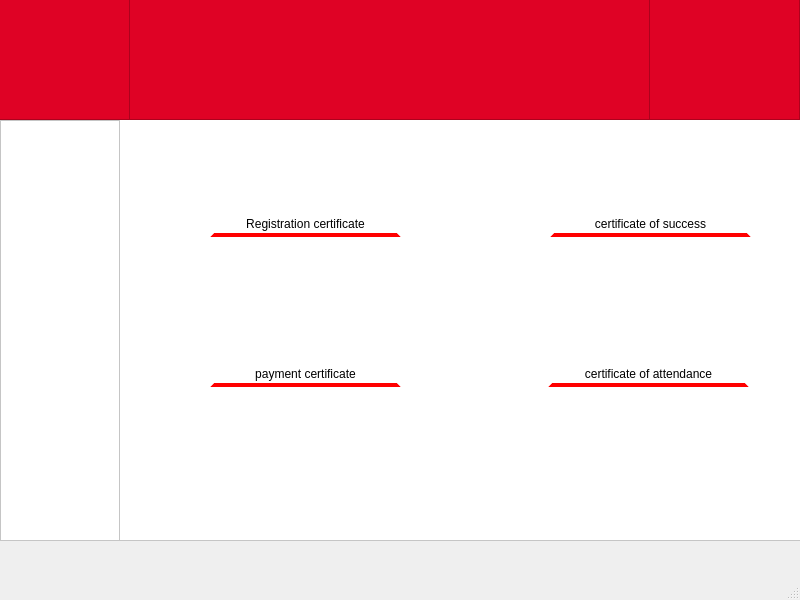
<?xml version="1.0" encoding="UTF-8"?>
<ui version="4.0">
 <class>MainWindow</class>
 <widget class="QMainWindow" name="MainWindow">
  <property name="geometry">
   <rect>
    <x>0</x>
    <y>0</y>
    <width>800</width>
    <height>600</height>
   </rect>
  </property>
  <property name="windowTitle">
   <string>MainWindow</string>
  </property>
  <widget class="QWidget" name="centralwidget">
   <widget class="QStackedWidget" name="Interfaces">
    <property name="geometry">
     <rect>
      <x>0</x>
      <y>0</y>
      <width>801</width>
      <height>601</height>
     </rect>
    </property>
    <property name="styleSheet">
     <string notr="true"/>
    </property>
    <property name="currentIndex">
     <number>2</number>
    </property>
    <widget class="QWidget" name="SignIn">
     <widget class="QFrame" name="LoginFrame">
      <property name="geometry">
       <rect>
        <x>0</x>
        <y>0</y>
        <width>801</width>
        <height>541</height>
       </rect>
      </property>
      <property name="styleSheet">
       <string notr="true">QFrame#LoginFrame{
	background-color: rgb(255, 255, 255);

}</string>
      </property>
      <property name="frameShape">
       <enum>QFrame::StyledPanel</enum>
      </property>
      <property name="frameShadow">
       <enum>QFrame::Raised</enum>
      </property>
      <widget class="QFrame" name="LoginBox">
       <property name="geometry">
        <rect>
         <x>130</x>
         <y>70</y>
         <width>541</width>
         <height>351</height>
        </rect>
       </property>
       <property name="styleSheet">
        <string notr="true">QFrame#LoginBox{
	background-color: rgb(255, 255, 255);
}</string>
       </property>
       <property name="frameShape">
        <enum>QFrame::StyledPanel</enum>
       </property>
       <property name="frameShadow">
        <enum>QFrame::Raised</enum>
       </property>
       <widget class="QPushButton" name="btn_signin">
        <property name="geometry">
         <rect>
          <x>230</x>
          <y>270</y>
          <width>93</width>
          <height>28</height>
         </rect>
        </property>
        <property name="text">
         <string>Sign In</string>
        </property>
       </widget>
       <widget class="QLabel" name="email_label">
        <property name="geometry">
         <rect>
          <x>90</x>
          <y>170</y>
          <width>56</width>
          <height>16</height>
         </rect>
        </property>
        <property name="text">
         <string>Email:</string>
        </property>
       </widget>
       <widget class="QLabel" name="pwd_label">
        <property name="geometry">
         <rect>
          <x>70</x>
          <y>210</y>
          <width>56</width>
          <height>16</height>
         </rect>
        </property>
        <property name="text">
         <string>Password:</string>
        </property>
       </widget>
       <widget class="QLineEdit" name="email_txt">
        <property name="geometry">
         <rect>
          <x>150</x>
          <y>170</y>
          <width>261</width>
          <height>22</height>
         </rect>
        </property>
       </widget>
       <widget class="QLineEdit" name="pwd_txt">
        <property name="geometry">
         <rect>
          <x>150</x>
          <y>210</y>
          <width>261</width>
          <height>22</height>
         </rect>
        </property>
       </widget>
       <widget class="QFrame" name="logo_esprit">
        <property name="geometry">
         <rect>
          <x>60</x>
          <y>20</y>
          <width>441</width>
          <height>141</height>
         </rect>
        </property>
        <property name="styleSheet">
         <string notr="true">QFrame#logo_esprit{
background-image: url(:/Images/Logo_ESPRIT.png);
}</string>
        </property>
        <property name="frameShape">
         <enum>QFrame::StyledPanel</enum>
        </property>
        <property name="frameShadow">
         <enum>QFrame::Raised</enum>
        </property>
       </widget>
      </widget>
      <widget class="QPushButton" name="btn_admins">
       <property name="geometry">
        <rect>
         <x>690</x>
         <y>420</y>
         <width>93</width>
         <height>28</height>
        </rect>
       </property>
       <property name="text">
        <string>Administrator</string>
       </property>
      </widget>
     </widget>
    </widget>
    <widget class="QWidget" name="SignUp">
     <widget class="QFrame" name="LoginFrame_2">
      <property name="geometry">
       <rect>
        <x>0</x>
        <y>0</y>
        <width>801</width>
        <height>541</height>
       </rect>
      </property>
      <property name="styleSheet">
       <string notr="true">QFrame#LoginFrame_2{
	background-color: rgb(255, 255, 255);
}</string>
      </property>
      <property name="frameShape">
       <enum>QFrame::StyledPanel</enum>
      </property>
      <property name="frameShadow">
       <enum>QFrame::Raised</enum>
      </property>
      <widget class="QFrame" name="LoginBox_2">
       <property name="geometry">
        <rect>
         <x>90</x>
         <y>0</y>
         <width>601</width>
         <height>501</height>
        </rect>
       </property>
       <property name="styleSheet">
        <string notr="true">QFrame#LoginBox_2{
	background-color: rgb(255, 255, 255);
}</string>
       </property>
       <property name="frameShape">
        <enum>QFrame::StyledPanel</enum>
       </property>
       <property name="frameShadow">
        <enum>QFrame::Raised</enum>
       </property>
       <widget class="QPushButton" name="register_btn">
        <property name="geometry">
         <rect>
          <x>240</x>
          <y>430</y>
          <width>93</width>
          <height>28</height>
         </rect>
        </property>
        <property name="text">
         <string>Register</string>
        </property>
       </widget>
       <widget class="QLabel" name="id_label">
        <property name="geometry">
         <rect>
          <x>90</x>
          <y>150</y>
          <width>56</width>
          <height>16</height>
         </rect>
        </property>
        <property name="text">
         <string>ID:</string>
        </property>
       </widget>
       <widget class="QLabel" name="name_label">
        <property name="geometry">
         <rect>
          <x>80</x>
          <y>190</y>
          <width>56</width>
          <height>16</height>
         </rect>
        </property>
        <property name="text">
         <string>Name:</string>
        </property>
       </widget>
       <widget class="QLineEdit" name="id_txt">
        <property name="geometry">
         <rect>
          <x>150</x>
          <y>150</y>
          <width>261</width>
          <height>22</height>
         </rect>
        </property>
       </widget>
       <widget class="QLineEdit" name="name_txt">
        <property name="geometry">
         <rect>
          <x>150</x>
          <y>190</y>
          <width>261</width>
          <height>22</height>
         </rect>
        </property>
       </widget>
       <widget class="QLabel" name="surname_label">
        <property name="geometry">
         <rect>
          <x>70</x>
          <y>230</y>
          <width>56</width>
          <height>16</height>
         </rect>
        </property>
        <property name="text">
         <string>Surname:</string>
        </property>
       </widget>
       <widget class="QLabel" name="passport_label">
        <property name="geometry">
         <rect>
          <x>30</x>
          <y>270</y>
          <width>102</width>
          <height>16</height>
         </rect>
        </property>
        <property name="text">
         <string>Passport number:</string>
        </property>
       </widget>
       <widget class="QLabel" name="birth_label">
        <property name="geometry">
         <rect>
          <x>70</x>
          <y>350</y>
          <width>63</width>
          <height>16</height>
         </rect>
        </property>
        <property name="text">
         <string>Birth Date:</string>
        </property>
       </widget>
       <widget class="QLabel" name="rest_label">
        <property name="geometry">
         <rect>
          <x>70</x>
          <y>390</y>
          <width>63</width>
          <height>16</height>
         </rect>
        </property>
        <property name="text">
         <string>left to pay:</string>
        </property>
       </widget>
       <widget class="QLabel" name="mail_label2">
        <property name="geometry">
         <rect>
          <x>80</x>
          <y>310</y>
          <width>56</width>
          <height>16</height>
         </rect>
        </property>
        <property name="text">
         <string>Mail:</string>
        </property>
       </widget>
       <widget class="QLineEdit" name="surname_txt">
        <property name="geometry">
         <rect>
          <x>150</x>
          <y>230</y>
          <width>261</width>
          <height>22</height>
         </rect>
        </property>
       </widget>
       <widget class="QLineEdit" name="passport_txt">
        <property name="geometry">
         <rect>
          <x>150</x>
          <y>270</y>
          <width>261</width>
          <height>22</height>
         </rect>
        </property>
       </widget>
       <widget class="QLineEdit" name="mail_txt2">
        <property name="geometry">
         <rect>
          <x>150</x>
          <y>310</y>
          <width>261</width>
          <height>22</height>
         </rect>
        </property>
       </widget>
       <widget class="QLineEdit" name="birth_txt">
        <property name="geometry">
         <rect>
          <x>150</x>
          <y>350</y>
          <width>261</width>
          <height>22</height>
         </rect>
        </property>
       </widget>
       <widget class="QLineEdit" name="rest_txt">
        <property name="geometry">
         <rect>
          <x>150</x>
          <y>390</y>
          <width>261</width>
          <height>22</height>
         </rect>
        </property>
       </widget>
       <widget class="QFrame" name="logo_signup">
        <property name="geometry">
         <rect>
          <x>70</x>
          <y>0</y>
          <width>441</width>
          <height>141</height>
         </rect>
        </property>
        <property name="styleSheet">
         <string notr="true">QFrame#logo_signup{
	background-image: url(:/Images/Logo_ESPRIT.png);
}</string>
        </property>
        <property name="frameShape">
         <enum>QFrame::StyledPanel</enum>
        </property>
        <property name="frameShadow">
         <enum>QFrame::Raised</enum>
        </property>
       </widget>
      </widget>
      <widget class="QPushButton" name="back_btn3">
       <property name="geometry">
        <rect>
         <x>700</x>
         <y>410</y>
         <width>81</width>
         <height>81</height>
        </rect>
       </property>
       <property name="styleSheet">
        <string notr="true">QPushButton#back_btn3{
	background-image: url(:/Images/back.png);
}</string>
       </property>
       <property name="text">
        <string/>
       </property>
      </widget>
     </widget>
    </widget>
    <widget class="QWidget" name="Home">
     <widget class="QFrame" name="cont_home">
      <property name="geometry">
       <rect>
        <x>0</x>
        <y>0</y>
        <width>801</width>
        <height>541</height>
       </rect>
      </property>
      <property name="styleSheet">
       <string notr="true">QFrame#cont_home{
	background-color: rgb(255, 255, 255);
}
QPushButton#regis_certificate:hover,QPushButton#cert_sucess:hover,QPushButton#cert_payment:hover,QPushButton#cert_attendance:hover
{
	font: 10pt &quot;Arial&quot;;
	font-style: italic;
	font-weight: bold;
	color: black;
	border: 4px solid gold;
	background-color: #fff;
	border-top-color: #fff;
	border-right-color: #fff;
	border-left-color: #fff;
}
QPushButton#regis_certificate,QPushButton#cert_sucess,QPushButton#cert_payment,QPushButton#cert_attendance
{
	font: 10pt &quot;Arial&quot;;
	color: black;
	border: 4px solid red;
	background-color: #fff;
	border-top-color: #fff;
	border-right-color: #fff;
	border-left-color: #fff;
}</string>
      </property>
      <property name="frameShape">
       <enum>QFrame::StyledPanel</enum>
      </property>
      <property name="frameShadow">
       <enum>QFrame::Raised</enum>
      </property>
      <widget class="QFrame" name="menu_home">
       <property name="geometry">
        <rect>
         <x>0</x>
         <y>120</y>
         <width>120</width>
         <height>421</height>
        </rect>
       </property>
       <property name="styleSheet">
        <string notr="true">QFrame#menu_home{
	background-color: rgb(255, 255, 255);
}
QPushButton#home_btn{
	border:2px solid black;
	border-left-color: none;
	border-right-color: none;
	border-top-color: none;
	border-Bottom-color: none;
	image: url(:/Images/home.png);
}
QPushButton#setting_btn{
	border:2px solid black;
	border-left-color: none;
	border-right-color: none;
	border-top-color: none;
	border-Bottom-color: none;
	image: url(:/Images/setting.png);
}
QPushButton#logout_btn{
	border:2px solid black;
	border-left-color: none;
	border-right-color: none;
	border-top-color: none;
	border-Bottom-color: none;
	image: url(:/Images/logout.png);
	
}

QPushButton#home_btn:hover, QPushButton#setting_btn:hover,QPushButton#logout_btn:hover
{
	
	border: 4px solid gold;
	border-left-color: none;
	border-right-color: none;
	border-top-color: none;
}</string>
       </property>
       <property name="frameShape">
        <enum>QFrame::StyledPanel</enum>
       </property>
       <property name="frameShadow">
        <enum>QFrame::Raised</enum>
       </property>
       <widget class="QPushButton" name="home_btn">
        <property name="geometry">
         <rect>
          <x>20</x>
          <y>60</y>
          <width>81</width>
          <height>81</height>
         </rect>
        </property>
        <property name="styleSheet">
         <string notr="true"/>
        </property>
        <property name="text">
         <string/>
        </property>
        <property name="autoRepeat">
         <bool>false</bool>
        </property>
       </widget>
       <widget class="QPushButton" name="setting_btn">
        <property name="geometry">
         <rect>
          <x>20</x>
          <y>180</y>
          <width>81</width>
          <height>71</height>
         </rect>
        </property>
        <property name="text">
         <string/>
        </property>
       </widget>
       <widget class="QPushButton" name="logout_btn">
        <property name="geometry">
         <rect>
          <x>10</x>
          <y>300</y>
          <width>81</width>
          <height>71</height>
         </rect>
        </property>
        <property name="text">
         <string/>
        </property>
       </widget>
      </widget>
      <widget class="QPushButton" name="regis_certificate">
       <property name="geometry">
        <rect>
         <x>210</x>
         <y>210</y>
         <width>191</width>
         <height>27</height>
        </rect>
       </property>
       <property name="text">
        <string>Registration certificate</string>
       </property>
      </widget>
      <widget class="QPushButton" name="cert_sucess">
       <property name="geometry">
        <rect>
         <x>550</x>
         <y>210</y>
         <width>201</width>
         <height>27</height>
        </rect>
       </property>
       <property name="text">
        <string>certificate of success</string>
       </property>
      </widget>
      <widget class="QPushButton" name="cert_payment">
       <property name="geometry">
        <rect>
         <x>210</x>
         <y>360</y>
         <width>191</width>
         <height>27</height>
        </rect>
       </property>
       <property name="text">
        <string>payment certificate</string>
       </property>
      </widget>
      <widget class="QPushButton" name="cert_attendance">
       <property name="geometry">
        <rect>
         <x>548</x>
         <y>360</y>
         <width>201</width>
         <height>27</height>
        </rect>
       </property>
       <property name="text">
        <string>certificate of attendance</string>
       </property>
      </widget>
      <widget class="QFrame" name="logo_box">
       <property name="geometry">
        <rect>
         <x>-1</x>
         <y>-1</y>
         <width>801</width>
         <height>121</height>
        </rect>
       </property>
       <property name="styleSheet">
        <string notr="true">QFrame#logo_box{
	background-color: rgb(223, 2, 37);
}</string>
       </property>
       <property name="frameShape">
        <enum>QFrame::StyledPanel</enum>
       </property>
       <property name="frameShadow">
        <enum>QFrame::Raised</enum>
       </property>
       <widget class="QFrame" name="logo_esprit3">
        <property name="geometry">
         <rect>
          <x>130</x>
          <y>0</y>
          <width>521</width>
          <height>121</height>
         </rect>
        </property>
        <property name="styleSheet">
         <string notr="true">QFrame#logo_esprit3{
	background-image: url(:/Images/Logo_ESPRIT.png);
	background-color: rgb(223, 2, 37);
}</string>
        </property>
        <property name="frameShape">
         <enum>QFrame::StyledPanel</enum>
        </property>
        <property name="frameShadow">
         <enum>QFrame::Raised</enum>
        </property>
       </widget>
      </widget>
     </widget>
    </widget>
    <widget class="QWidget" name="SignUPAdmin">
     <widget class="QFrame" name="LoginFrame_3">
      <property name="geometry">
       <rect>
        <x>0</x>
        <y>0</y>
        <width>801</width>
        <height>541</height>
       </rect>
      </property>
      <property name="styleSheet">
       <string notr="true">QFrame#LoginFrame_3{
	background-image: url(:/Images/serveur.png);
}</string>
      </property>
      <property name="frameShape">
       <enum>QFrame::StyledPanel</enum>
      </property>
      <property name="frameShadow">
       <enum>QFrame::Raised</enum>
      </property>
      <widget class="QFrame" name="LoginBox_3">
       <property name="geometry">
        <rect>
         <x>130</x>
         <y>70</y>
         <width>541</width>
         <height>321</height>
        </rect>
       </property>
       <property name="styleSheet">
        <string notr="true">QFrame#LoginBox_3{
	background-color: rgb(255, 255, 255);
}</string>
       </property>
       <property name="frameShape">
        <enum>QFrame::StyledPanel</enum>
       </property>
       <property name="frameShadow">
        <enum>QFrame::Raised</enum>
       </property>
       <widget class="QPushButton" name="signin_btn2">
        <property name="geometry">
         <rect>
          <x>220</x>
          <y>260</y>
          <width>93</width>
          <height>28</height>
         </rect>
        </property>
        <property name="text">
         <string>Sign In</string>
        </property>
       </widget>
       <widget class="QLabel" name="mail_label3">
        <property name="geometry">
         <rect>
          <x>80</x>
          <y>170</y>
          <width>56</width>
          <height>16</height>
         </rect>
        </property>
        <property name="text">
         <string>Email:</string>
        </property>
       </widget>
       <widget class="QLabel" name="pwd_label3">
        <property name="geometry">
         <rect>
          <x>70</x>
          <y>210</y>
          <width>56</width>
          <height>16</height>
         </rect>
        </property>
        <property name="text">
         <string>Password:</string>
        </property>
       </widget>
       <widget class="QLineEdit" name="mail_txt3">
        <property name="geometry">
         <rect>
          <x>150</x>
          <y>170</y>
          <width>261</width>
          <height>22</height>
         </rect>
        </property>
       </widget>
       <widget class="QLineEdit" name="pwd_txt_2">
        <property name="geometry">
         <rect>
          <x>150</x>
          <y>210</y>
          <width>261</width>
          <height>22</height>
         </rect>
        </property>
       </widget>
       <widget class="QFrame" name="logo_esprit3_2">
        <property name="geometry">
         <rect>
          <x>60</x>
          <y>0</y>
          <width>441</width>
          <height>151</height>
         </rect>
        </property>
        <property name="styleSheet">
         <string notr="true">QFrame#logo_esprit3_2{
	background-image: url(:/Images/Logo_ESPRIT.png);
}</string>
        </property>
        <property name="frameShape">
         <enum>QFrame::StyledPanel</enum>
        </property>
        <property name="frameShadow">
         <enum>QFrame::Raised</enum>
        </property>
       </widget>
      </widget>
      <widget class="QPushButton" name="back_btn">
       <property name="geometry">
        <rect>
         <x>700</x>
         <y>20</y>
         <width>81</width>
         <height>81</height>
        </rect>
       </property>
       <property name="styleSheet">
        <string notr="true">QPushButton#back_btn{
	background-image: url(:/Images/back.png);
	background-color: none;
}</string>
       </property>
       <property name="text">
        <string/>
       </property>
      </widget>
     </widget>
    </widget>
    <widget class="QWidget" name="Home_Admins">
     <widget class="QFrame" name="bg_admins">
      <property name="geometry">
       <rect>
        <x>0</x>
        <y>0</y>
        <width>801</width>
        <height>551</height>
       </rect>
      </property>
      <property name="styleSheet">
       <string notr="true">QFrame#bg_admins{
	background-image: url(:/Images/serveur.png);
}</string>
      </property>
      <property name="frameShape">
       <enum>QFrame::StyledPanel</enum>
      </property>
      <property name="frameShadow">
       <enum>QFrame::Raised</enum>
      </property>
      <widget class="QPushButton" name="addStudent">
       <property name="geometry">
        <rect>
         <x>280</x>
         <y>90</y>
         <width>211</width>
         <height>41</height>
        </rect>
       </property>
       <property name="styleSheet">
        <string notr="true">QPushButton#addStudent{
	background-color: rgb(0, 170, 0);
}</string>
       </property>
       <property name="text">
        <string>Ajouter un étudiant</string>
       </property>
      </widget>
      <widget class="QPushButton" name="updateStudent">
       <property name="geometry">
        <rect>
         <x>280</x>
         <y>160</y>
         <width>211</width>
         <height>41</height>
        </rect>
       </property>
       <property name="styleSheet">
        <string notr="true">QPushButton#updateStudent{
	background-color: rgb(255, 170, 0);
}</string>
       </property>
       <property name="text">
        <string>Afficher la liste des étudiants</string>
       </property>
      </widget>
      <widget class="QPushButton" name="editStudent">
       <property name="geometry">
        <rect>
         <x>280</x>
         <y>230</y>
         <width>211</width>
         <height>41</height>
        </rect>
       </property>
       <property name="styleSheet">
        <string notr="true">QPushButton#editStudent{
	background-color: rgb(0, 170, 255);
}</string>
       </property>
       <property name="text">
        <string>Modifier un étudiant</string>
       </property>
      </widget>
      <widget class="QPushButton" name="deleteStudent">
       <property name="geometry">
        <rect>
         <x>280</x>
         <y>300</y>
         <width>211</width>
         <height>41</height>
        </rect>
       </property>
       <property name="styleSheet">
        <string notr="true">QPushButton#deleteStudent{
	background-color: rgb(255, 0, 0);
}</string>
       </property>
       <property name="text">
        <string>Supprimer un étudiant</string>
       </property>
      </widget>
      <widget class="QPushButton" name="unlockStudent">
       <property name="geometry">
        <rect>
         <x>280</x>
         <y>370</y>
         <width>211</width>
         <height>41</height>
        </rect>
       </property>
       <property name="styleSheet">
        <string notr="true">QPushButton#unlockStudent{
	background-color: rgb(85, 85, 0);
}</string>
       </property>
       <property name="text">
        <string>Débloquer un étudiant</string>
       </property>
      </widget>
      <widget class="QPushButton" name="back_btn2">
       <property name="geometry">
        <rect>
         <x>680</x>
         <y>20</y>
         <width>81</width>
         <height>81</height>
        </rect>
       </property>
       <property name="styleSheet">
        <string notr="true">QPushButton#back_btn2{
	background-image: url(:/Images/back.png);
}</string>
       </property>
       <property name="text">
        <string/>
       </property>
      </widget>
     </widget>
    </widget>
   </widget>
  </widget>
  <widget class="QMenuBar" name="menubar">
   <property name="geometry">
    <rect>
     <x>0</x>
     <y>0</y>
     <width>800</width>
     <height>26</height>
    </rect>
   </property>
  </widget>
  <widget class="QStatusBar" name="statusbar"/>
 </widget>
 <resources/>
 <connections/>
</ui>
